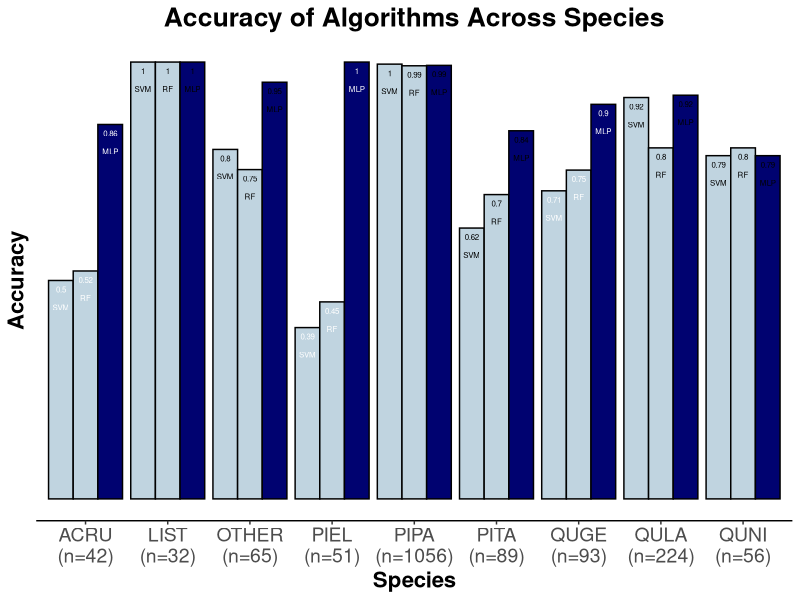
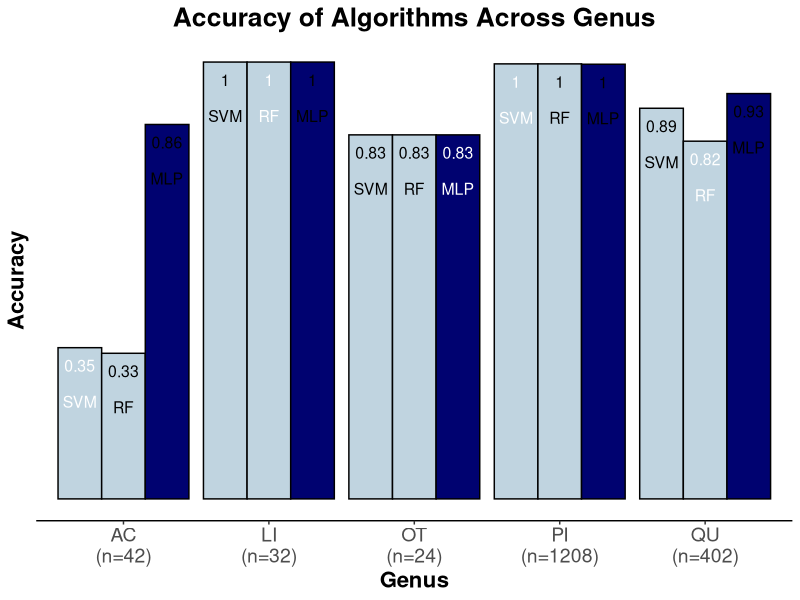
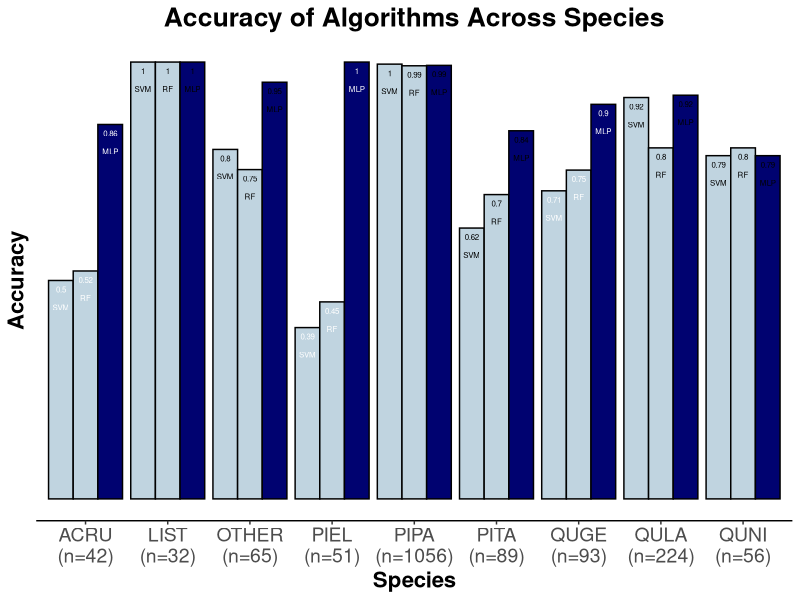
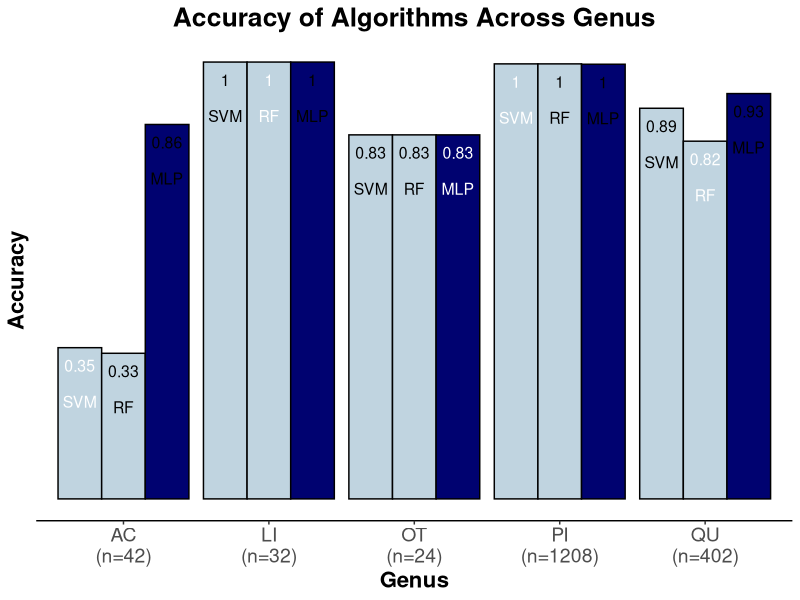

Write R code to recreate these figures, in order.
## ---- chunk 1
mlp_gen_pred <- read.csv("merged_mlp_genus.csv")
mlp_sp_pred <- read.csv("merged_mlp_species.csv")
rf_gen_pred <- read.csv("merged_RF_genus.csv")
rf_sp_pred <- read.csv("merged_RF_species.csv")
svm_gen_pred <- read.csv("merged_SVM_genus.csv")
svm_sp_pred <- read.csv("merged_SVM_species.csv")
sp_actual <- read.csv("sp_test.csv", sep = "\t")
gen_actual <- read.csv("genus_test.csv", sep = "\t")
## ---- chunk 2
library(tidyverse)

get_species_info <- function(merged_species, sp_test) {
  d <-
    merged_species %>%
    group_by(Crown_id) %>%
    summarise(Probability = max(Probability)) %>%
    left_join(merged_species) %>%
    left_join(sp_test) %>%
    mutate(Correct = (Species == Actual))
  
  sp_counts <- 
    sp_test$Actual %>%
    table()

  d <-
    d %>%
    mutate(Actual = map_chr(d$Actual, ~{paste0(.x, "\n(n=", sp_counts[[.x]], ")")}))
  
  compare <-
    d %>%
    group_by(Actual, Species) %>%
    count()
  
  correct <- d %>%
    group_by(Actual) %>%
    summarise(Correct = mean(Correct))
  
  return(list(compare = compare, correct = correct))
}



get_genus_info <- function(merged_genus, gen_test) {
  d <- 
    merged_genus %>%
    group_by(Crown_id) %>%
    summarise(Probability = max(Probability)) %>%
    left_join(merged_genus) %>%
    left_join(gen_test) %>%
    mutate(Correct = (Genus == Actual)) 
  
  gen_counts <- 
    gen_test$Actual %>%
    table()

  d <-
    d %>%
    mutate(Actual = map_chr(d$Actual, ~{paste0(.x, "\n(n=", gen_counts[[.x]], ")")}))

  compare <-
    d %>%
    group_by(Actual, Genus) %>%
    count()
  
  correct <- d %>%
    group_by(Actual) %>%
    summarise(Correct = mean(Correct))
  
  return(list(compare = compare, correct = correct))
}

## ---- chunk 3
mlp_gen_info <- get_genus_info(mlp_gen_pred, gen_actual)
mlp_sp_info <- get_species_info(mlp_sp_pred, sp_actual)
rf_gen_info <- get_genus_info(rf_gen_pred, gen_actual)
rf_sp_info <- get_species_info(rf_sp_pred, sp_actual)
svm_gen_info <- get_genus_info(svm_gen_pred, gen_actual)
svm_sp_info <- get_species_info(svm_sp_pred, sp_actual)

# sp_counts <- 
#   sp_actual$Actual %>%
#   table()
# 
# mlp_sp_info$correct %>%
#   mutate(Actual = map_chr(mlp_sp_info$correct$Actual, ~{paste0(.x, "\n(n=", sp_counts[[.x]], ")")}))

correct_sp <- full_join(svm_sp_info$correct, rf_sp_info$correct, by = "Actual") %>%
  full_join(mlp_sp_info$correct, by = "Actual") %>%
  rename(SVM = Correct.x, RF = Correct.y, MLP = Correct)
compare_sp <- full_join(svm_sp_info$compare, rf_sp_info$compare, by = c("Actual", "Species")) %>%
  full_join(mlp_sp_info$compare, by = c("Actual", "Species")) %>%
  rename(SVM = n.x, RF = n.y, MLP = n)

correct_gen <- full_join(svm_gen_info$correct, rf_gen_info$correct, by = "Actual") %>%
  full_join(mlp_gen_info$correct, by = "Actual") %>%
  rename(SVM = Correct.x, RF = Correct.y, MLP = Correct)
compare_gen <- full_join(svm_gen_info$compare, rf_gen_info$compare, by = c("Actual", "Genus")) %>%
  full_join(mlp_gen_info$compare, by = c("Actual", "Genus")) %>%
  rename(SVM = n.x, RF = n.y, MLP = n)

library(reshape2)
tidy_correct_sp <-
  correct_sp %>%
  melt()

tidy_compare_sp <-
  compare_sp %>%
  melt()

tidy_correct_gen <-
  correct_gen %>%
  melt()

tidy_compare_gen <-
  compare_gen %>%
  melt()
## ---- chunk 4
library(ggplot2)
correct_graph <- function(d, type, amount, text_size, plot_title) {
  ggplot(d, aes(x=Actual, y=value, fill=factor(variable))) +
    geom_bar(stat="identity", position="dodge", colour="black") +
    labs(x = type, y = "Accuracy", title = plot_title) +
    guides(fill=guide_legend(title="Algorithms")) +
    geom_text(aes(fill=variable, label=round(value, 2)), color = rep(c("white","black","black"), amount), position=position_dodge(width=0.9), vjust=2, size = text_size) +
    geom_text(aes(fill=variable, label=variable), color= rep(c("white","black","black"), amount), position=position_dodge(width=.9), vjust=5, size = text_size) +
    scale_fill_manual("legend", values = c("MLP" = "#000270", "RF" = "#c0d4e0", "SVM" = "#c0d4e0")) +
    theme_classic() +
    theme(axis.text.y=element_blank(),
          axis.ticks.y=element_blank(),
          axis.line.y=element_blank(),
          plot.title = element_text(hjust = 0.5, size=19, face="bold"),
          legend.position="none",
          axis.text.x=element_text(size=14),
          axis.title=element_text(size=16,face="bold"))
}

correct_sp_graph <- correct_graph(tidy_correct_sp, "Species", 9, 2, "Accuracy of Algorithms Across Species")
correct_gen_graph <- correct_graph(tidy_correct_gen, "Genus", 5, 4, "Accuracy of Algorithms Across Genus")

ggsave("accuracy_species_graph.pdf", correct_sp_graph, width = 7, height = 5)
ggsave("accuracy_genus_graph.pdf", correct_gen_graph, width = 7, height = 5)
correct_sp_graph
correct_gen_graph
